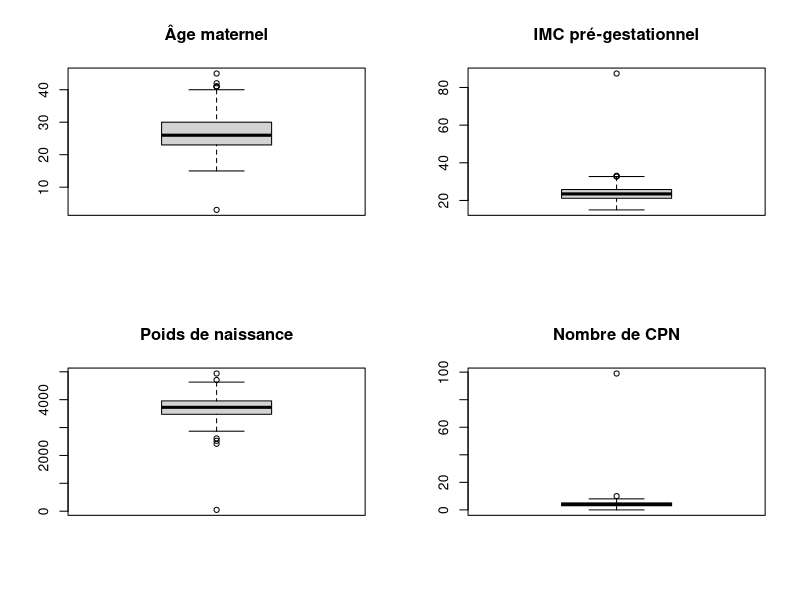

The R source for this figure:
# =============================================================
# 01-import.R
# Import du jeu brut et contrôle qualité — AUCUNE modification
# Objectif : inventorier les anomalies, pas les corriger
# =============================================================

library(tidyverse)


# 1. Import ---------------------------------------------------

# read_csv() (readr) plutôt que read.csv() : plus rapide, meilleure
# détection des types, et il affiche ce qu'il a deviné.
brut <- read_csv("data/raw/continuum_brut.csv")

# Le message de spécification des colonnes qui s'affiche EST une
# information : lis-le. Il te dit comment R a interprété chaque colonne.


# 2. Première inspection --------------------------------------

dim(brut)        # dimensions : lignes x colonnes
names(brut)      # noms des colonnes
glimpse(brut)    # version tidyverse de str() — plus lisible
summary(brut)    # résumé statistique par colonne

# Regarde attentivement les Min. et Max. de summary() :
# c'est là que les valeurs impossibles se trahissent.


# 3. Doublons -------------------------------------------------

# Doublons sur la ligne entière (hors identifiant)
brut |>
  select(-id) |>
  duplicated() |>
  sum()

# Identifier précisément les lignes concernées
brut |>
  group_by(across(-id)) |>
  filter(n() > 1) |>
  ungroup() |>
  arrange(district, age_mere)

# Identifiants dupliqués ?
sum(duplicated(brut$id))


# 4. Valeurs manquantes ---------------------------------------

# Nombre de NA par colonne
colSums(is.na(brut))

# Version tidyverse, triée
brut |>
  summarise(across(everything(), ~ sum(is.na(.x)))) |>
  pivot_longer(everything(), names_to = "variable", values_to = "n_na") |>
  mutate(pct = round(100 * n_na / nrow(brut), 1)) |>
  filter(n_na > 0) |>
  arrange(desc(n_na))

# Lignes ayant au moins un NA
sum(!complete.cases(brut))

# QUESTION CLÉ : les NA sont-ils répartis au hasard ?
# On compare le nombre moyen de CPN selon que l'IMC est manquant ou non.
brut |>
  group_by(imc_manquant = is.na(imc_pre)) |>
  summarise(n = n(), cpn_moyen = mean(cpn_total, na.rm = TRUE))


# 5. Modalités des variables qualitatives ---------------------

# table() compte les effectifs ; useNA = "ifany" affiche aussi les NA
table(brut$district,    useNA = "ifany")
table(brut$milieu,      useNA = "ifany")
table(brut$instruction, useNA = "ifany")
table(brut$sexe_enfant, useNA = "ifany")
table(brut$cpn_precoce, useNA = "ifany")

# Combien de modalités distinctes par variable texte ?
brut |>
  summarise(across(where(is.character), n_distinct))


# 6. Plausibilité des variables quantitatives -----------------

# Bornes attendues, définies A PRIORI d'après la littérature clinique
brut |>
  summarise(
    age_min    = min(age_mere,        na.rm = TRUE),
    age_max    = max(age_mere,        na.rm = TRUE),
    imc_min    = min(imc_pre,         na.rm = TRUE),
    imc_max    = max(imc_pre,         na.rm = TRUE),
    cpn_max    = max(cpn_total,       na.rm = TRUE),
    poids_min  = min(poids_naissance, na.rm = TRUE),
    poids_max  = max(poids_naissance, na.rm = TRUE),
    terme_min  = min(terme_sa,        na.rm = TRUE),
    doses_max  = max(doses_12m,       na.rm = TRUE)
  )

# Repérage ciblé des valeurs hors bornes plausibles
brut |>
  filter(age_mere < 12 | age_mere > 50) |>
  select(id, age_mere, parite, instruction)

brut |>
  filter(imc_pre < 12 | imc_pre > 50) |>
  select(id, imc_pre, age_mere)

brut |>
  filter(poids_naissance < 500 | poids_naissance > 6000) |>
  select(id, poids_naissance, terme_sa, sexe_enfant)

brut |>
  filter(cpn_total > 15) |>
  select(id, cpn_total, terme_sa, milieu)

# Incohérence logique : la parité ne peut excéder l'âge fertile
brut |>
  filter(parite > (age_mere - 12) / 1.5) |>
  select(id, age_mere, parite)


# 7. Inspection visuelle --------------------------------------

# Un boxplot révèle instantanément les valeurs extrêmes
par(mfrow = c(2, 2))   # 4 graphiques en grille (graphique de base R)
boxplot(brut$age_mere,        main = "Âge maternel")
boxplot(brut$imc_pre,         main = "IMC pré-gestationnel")
boxplot(brut$poids_naissance, main = "Poids de naissance")
boxplot(brut$cpn_total,       main = "Nombre de CPN")
par(mfrow = c(1, 1))   # on rétablit l'affichage simple


# 8. Synthèse -------------------------------------------------

cat("\n===== SYNTHÈSE DU CONTRÔLE QUALITÉ =====\n")
cat("Lignes            :", nrow(brut), "\n")
cat("Colonnes          :", ncol(brut), "\n")
cat("Lignes complètes  :", sum(complete.cases(brut)), "\n")
cat("Lignes avec NA    :", sum(!complete.cases(brut)), "\n")
cat("Doublons (hors id):", sum(duplicated(select(brut, -id))), "\n")
